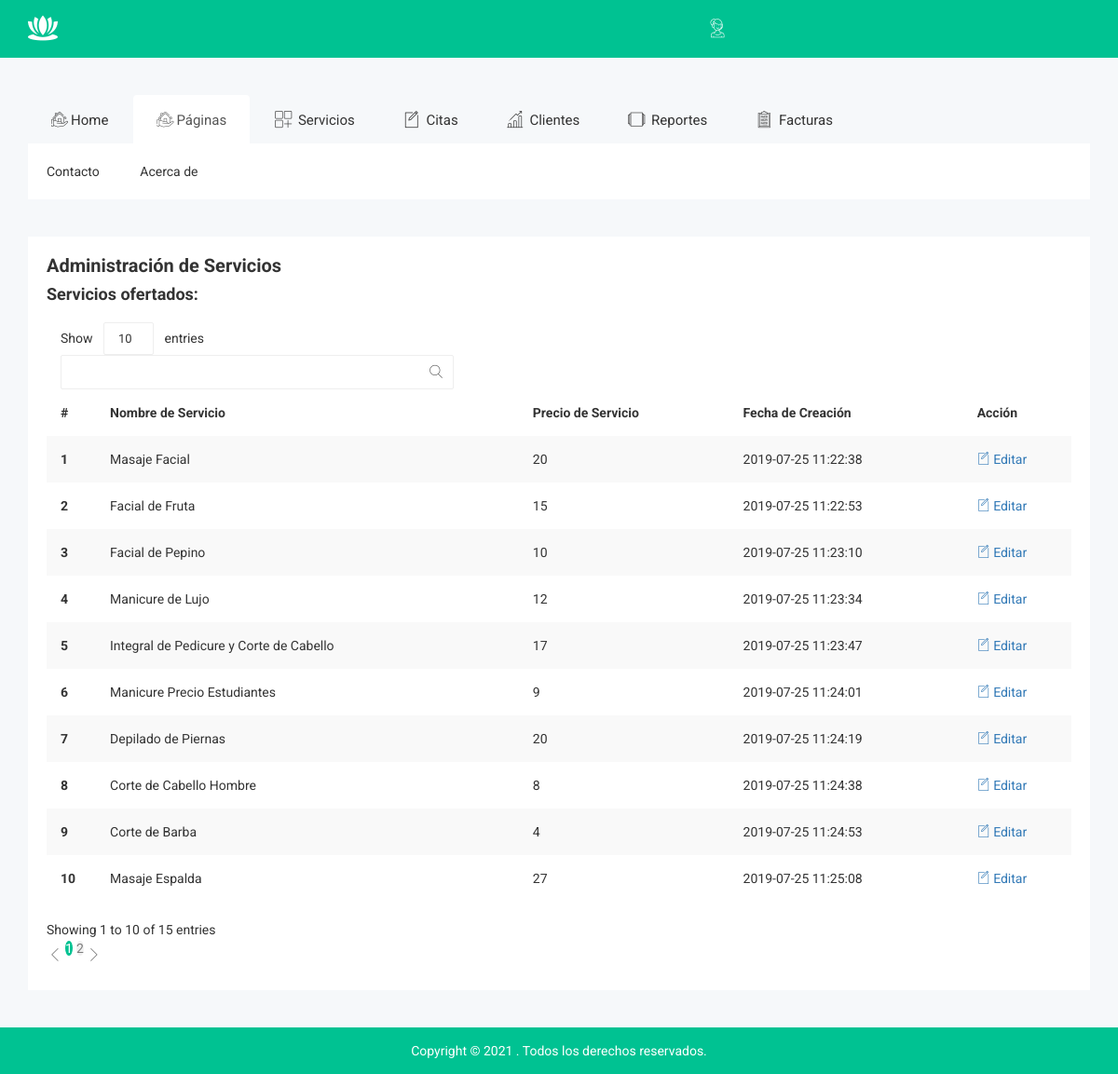
The page /admin/list_services.php (signed in) on the database its author committed.
### tables this page shows
CREATE TABLE `tbservicios` (
  `ID` int(10) NOT NULL,
  `ServiceName` varchar(200) DEFAULT NULL,
  `Cost` int(10) DEFAULT NULL,
  `CreationDate` timestamp NULL DEFAULT current_timestamp()
);

### admin/list_services.php (the view, shortened to what this page needs)
<?php
include('include/connection.php');
if (strlen($_SESSION['bsspa']==0)) {
  header('location:logout.php');
  } else{
?>
<!doctype html>
<html class="no-js" lang="">
<head>
    <?php include_once('include/header_module.php');?>
    <div id="page-wrapper" class="data-table-area">
            <div class="container">
                <div class="row">
                    <div class="col-lg-12 col-md-12 col-sm-12 col-xs-12">
                        <div class="data-table-list">
                            <div class="basic-tb-hd">
                                <h2>Administración de Servicios</h2>
                                <h4>Servicios ofertados:</h4>
                            </div>
                            <div class="table-responsive">
                                <table id="data-table-basic" class="table table-striped">
                                    <thead>
                                        <tr>
                                            <th>#</th>
                                            <th>Nombre de Servicio</th>
                                            <th>Precio de Servicio</th>
                                            <th>Fecha de Creación</th>
                                            <th>Acción</th>
                                        </tr>
                                    </thead>
                                    <tbody>
                                        <?php
                                            $ret=mysqli_query($con,"SELECT * FROM tbservicios");
                                            $cnt=1;
                                            while ($row=mysqli_fetch_array($ret)) {
                                        ?>
                                        <tr>
                                            <th scope="row"><?php echo $cnt;?></th>
                                            <td><?php  echo $row['ServiceName'];?></td>
                                            <td><?php  echo $row['Cost'];?></td>
                                            <td><?php  echo $row['CreationDate'];?></td>
                                            <td><a href="edit_service.php?editid=<?php echo $row['ID'];?>"><i class="notika-icon notika-edit"></i> Editar</a></td>
                                        </tr>
                                        <?php
                                            $cnt=$cnt+1;
                                        }?>
                                    </tbody>
                                </table>
                            </div>
                        </div>
                    </div>
                </div>
            </div>
        </div>
<?php } ?>
</body>
</html>

### admin/css/main.css (style rules this page uses)
html { color: #222; font-size: 1em; line-height: 1.4; }

### rows shown on the page
tbservicios: ServiceName "Masaje Facial", Cost "20", CreationDate "2019-07-25 11:22:38"
tbservicios: ServiceName "Facial de Fruta", Cost "15", CreationDate "2019-07-25 11:22:53"
tbservicios: ServiceName "Facial de Pepino", Cost "10", CreationDate "2019-07-25 11:23:10"
tbservicios: ServiceName "Manicure de Lujo", Cost "12", CreationDate "2019-07-25 11:23:34"
tbservicios: ServiceName "Integral de Pedicure y Corte de Cabello", Cost "17", CreationDate "2019-07-25 11:23:47"
tbservicios: ServiceName "Manicure Precio Estudiantes", Cost "9", CreationDate "2019-07-25 11:24:01"
tbservicios: ServiceName "Depilado de Piernas", Cost "20", CreationDate "2019-07-25 11:24:19"
tbservicios: ServiceName "Corte de Cabello Hombre", Cost "8", CreationDate "2019-07-25 11:24:38"
tbservicios: ServiceName "Corte de Barba", Cost "4", CreationDate "2019-07-25 11:24:53"
tbservicios: ServiceName "Masaje Espalda", Cost "27", CreationDate "2019-07-25 11:25:08"
